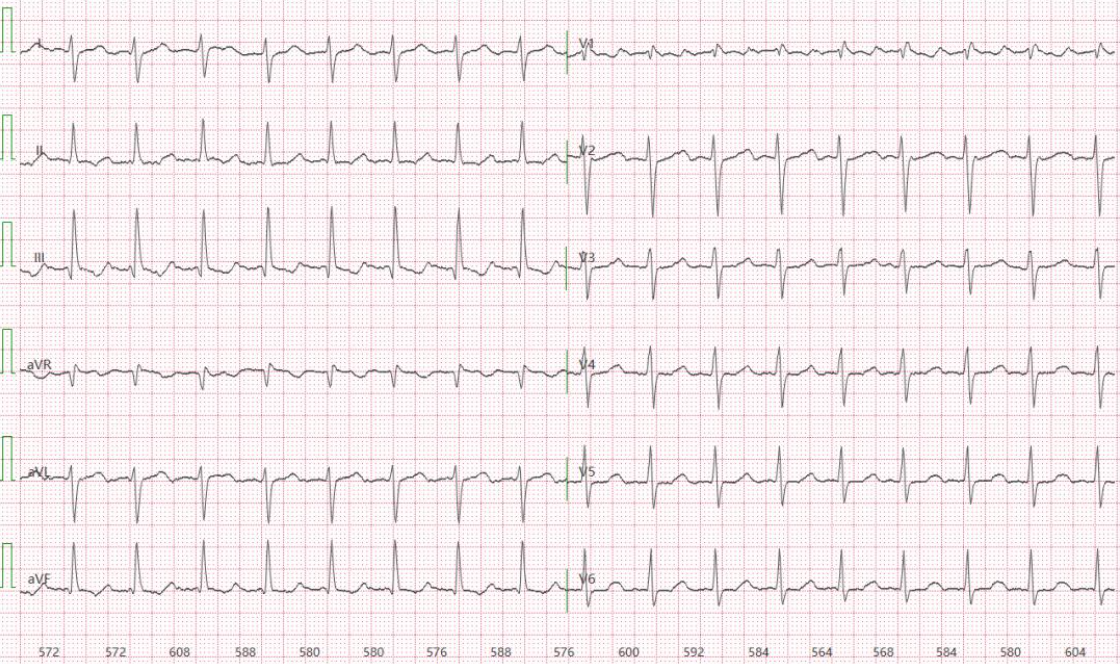
#> input picture upecg/ecg1.png, 1120 x 664 px, found by its file name
$ python ecg_img.py
#> lines starting #> are read from the running program, lines starting #| are printed output that depends on the picture; after the words box and inside, x2 and y2 are one past the last pixel; in counts of white or black regions, pixels touching at a corner belong together
import cv2
import numpy as np
from scipy import signal, ndimage
from scipy.interpolate import interp1d
import matplotlib.pyplot as plt
from typing import Dict, List, Tuple, Optional
import pandas as pd


class ECGImageExtractor:
    """
    从心电图图像中提取信号的完整解决方案
    支持标准12导联心电图截图
    """

    def __init__(self,
                 paper_speed: float = 25.0,  # mm/s
                 paper_gain: float = 10.0,   # mm/mV
                 sampling_rate: int = 500):   # Hz
        """
        初始化提取器

        Args:
            paper_speed: 走纸速度 (mm/s)，标准为25或50
            paper_gain: 增益 (mm/mV)，标准为10
            sampling_rate: 目标采样率 (Hz)
        """
        self.paper_speed = paper_speed
        self.paper_gain = paper_gain
        self.sampling_rate = sampling_rate

        # 标准心电图网格参数
        self.small_grid_mm = 1.0  # 小格1mm
        self.large_grid_mm = 5.0  # 大格5mm

        self.image = None
        self.gray_image = None
        self.grid_removed = None
        self.signals = {}
        self.lead_positions = {}

        # 标准12导联名称
        self.standard_leads = ['I', 'II', 'III', 'aVR', 'aVL', 'aVF',
                              'V1', 'V2', 'V3', 'V4', 'V5', 'V6']

    def load_image(self, image_path: str):
        """
        加载心电图图像

        Args:
            image_path: 图像文件路径
        """
#> called with image_path = 'ecg1.png'
        self.image = cv2.imread(image_path)
#> self.image is the input picture: shape (664, 1120, 3); mean B, G, R 238, 235.4, 243.6
        if self.image is None:
            raise ValueError(f"无法加载图像: {image_path}")

        self.gray_image = cv2.cvtColor(self.image, cv2.COLOR_BGR2GRAY)
        print(f"✓ 图像加载成功: {self.image.shape}")
#| ✓ 图像加载成功: (664, 1120, 3)

        return self.image

    def detect_grid_spacing(self) -> Tuple[float, float]:
        """
        自动检测网格间距（像素）

        Returns:
            (horizontal_spacing, vertical_spacing) 像素间距
        """
        # 使用霍夫变换检测网格线
        edges = cv2.Canny(self.gray_image, 30, 100)
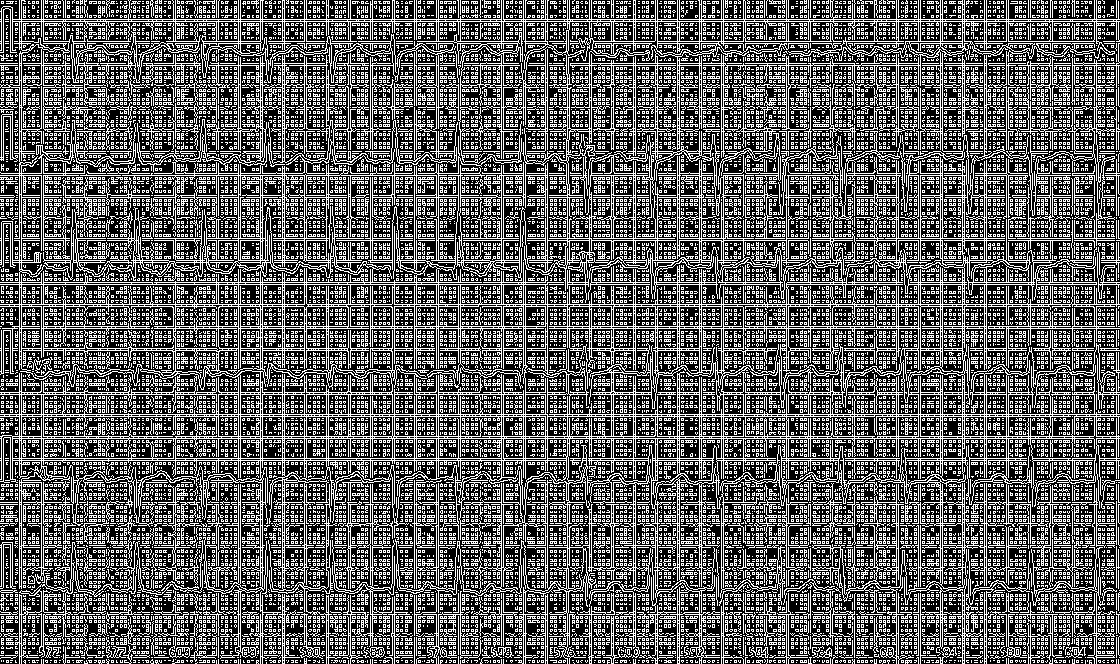
#> edges: shape (664, 1120); 37.5% white in thin lines or dots

        # 检测水平线
        horizontal_kernel = cv2.getStructuringElement(cv2.MORPH_RECT, (40, 1))
        horizontal_lines = cv2.morphologyEx(edges, cv2.MORPH_OPEN, horizontal_kernel)
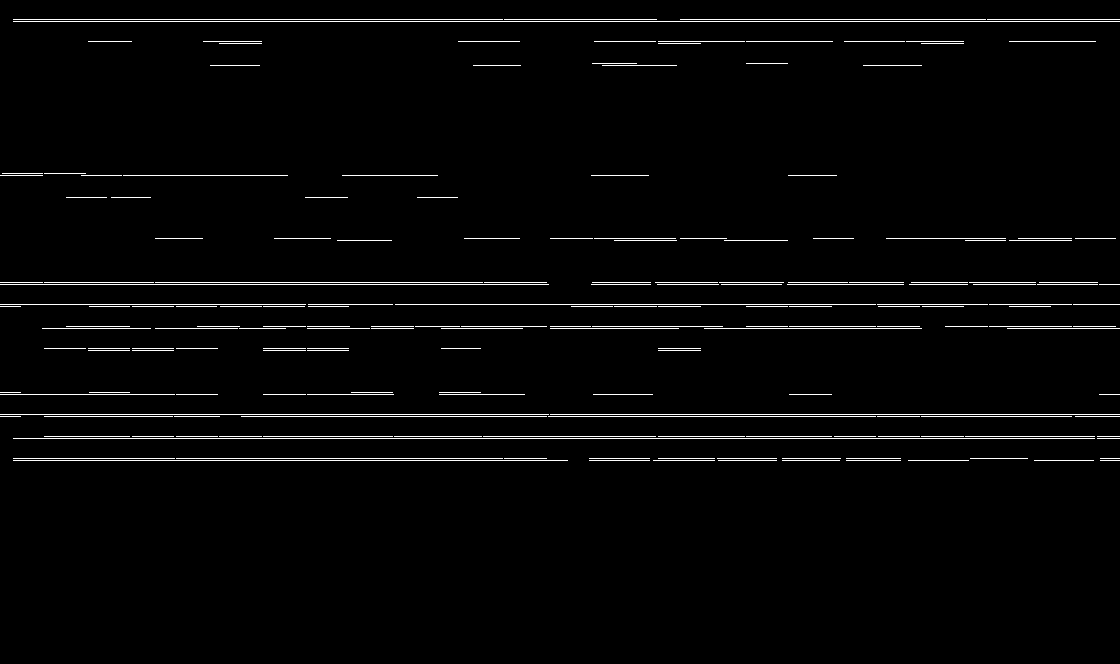
#> horizontal_lines: shape (664, 1120); 2.4% white in thin lines or dots, all inside (x1, y1, x2, y2) = (0, 19, 1120, 461)

        # 检测垂直线
        vertical_kernel = cv2.getStructuringElement(cv2.MORPH_RECT, (1, 40))
        vertical_lines = cv2.morphologyEx(edges, cv2.MORPH_OPEN, vertical_kernel)
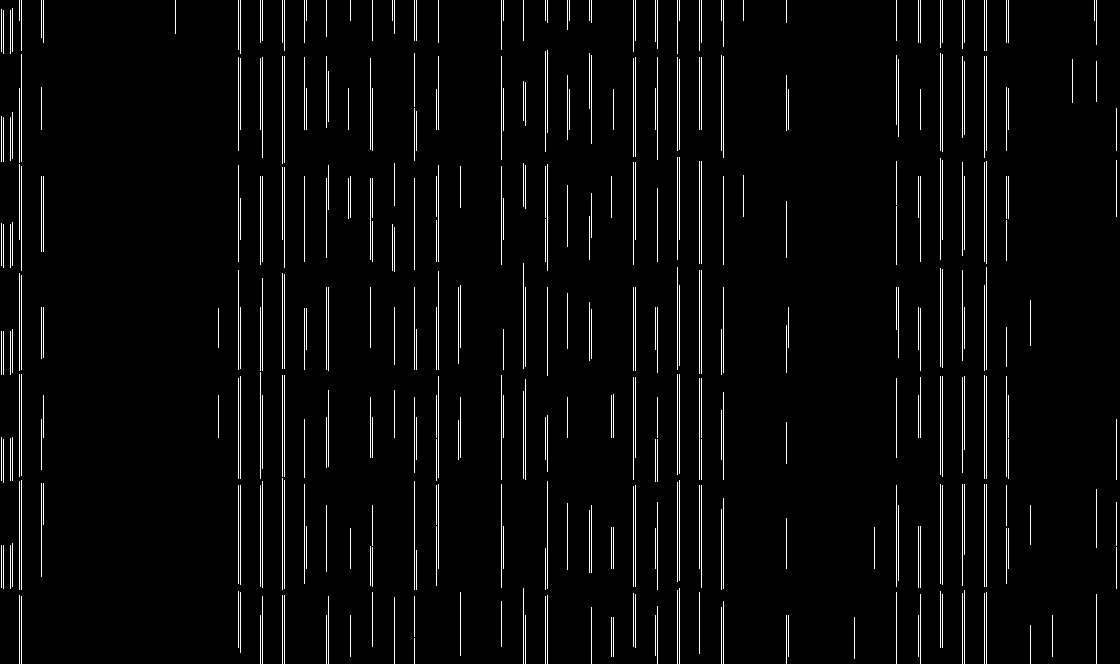
#> vertical_lines: shape (664, 1120); 3.6% white in thin lines or dots

        # 计算水平方向的网格间距
        h_projection = np.sum(horizontal_lines, axis=1)
#> h_projection = 664 values, max 285345 at index 414, min 0 at index 0, mean 6868.1
        h_peaks, _ = signal.find_peaks(h_projection, distance=10)
#> h_peaks = [21, 41, 65, 175, 197, 238, 284, 304, 328, 348, 394, 414, 438, 460]
        if len(h_peaks) > 1:
            h_spacing = np.median(np.diff(h_peaks))
#> h_spacing = 24
        else:
            h_spacing = 20  # 默认值

        # 计算垂直方向的网格间距
        v_projection = np.sum(vertical_lines, axis=0)
#> v_projection = 1120 values, max 162945 at index 21, min 0 at index 0, mean 6070.1
        v_peaks, _ = signal.find_peaks(v_projection, distance=10)
#> v_peaks = 42 values from 3 to 1116
        if len(v_peaks) > 1:
            v_spacing = np.median(np.diff(v_peaks))
#> v_spacing = 22
        else:
            v_spacing = 20  # 默认值

        print(f"✓ 检测到网格间距: 水平={h_spacing:.1f}px, 垂直={v_spacing:.1f}px")
#| ✓ 检测到网格间距: 水平=24.0px, 垂直=22.0px

        # 估计大格的像素数（5个小格）
        self.pixels_per_large_grid_h = h_spacing * 5
#> self.pixels_per_large_grid_h = 120
        self.pixels_per_large_grid_v = v_spacing * 5
#> self.pixels_per_large_grid_v = 110
        self.pixels_per_mm_h = h_spacing
#> self.pixels_per_mm_h = 24
        self.pixels_per_mm_v = v_spacing
#> self.pixels_per_mm_v = 22

        return h_spacing, v_spacing

    def remove_grid(self,
                   method: str = 'morphology',
                   grid_color_threshold: int = 180) -> np.ndarray:
        """
        去除网格线，保留心电波形

        Args:
            method: 去除方法 ('morphology', 'color', 'adaptive')
            grid_color_threshold: 网格颜色阈值（用于color方法）

        Returns:
            去除网格后的图像
        """
#> called with method = 'adaptive', grid_color_threshold = 180
        if method == 'color':
            # 基于颜色的网格去除（适用于彩色网格）
            # 将粉红色网格变为白色
            hsv = cv2.cvtColor(self.image, cv2.COLOR_BGR2HSV)

            # 定义粉红色范围
            lower_pink = np.array([140, 20, 100])
            upper_pink = np.array([180, 255, 255])

            mask = cv2.inRange(hsv, lower_pink, upper_pink)
            self.grid_removed = self.gray_image.copy()
            self.grid_removed[mask > 0] = 255

        elif method == 'morphology':
            # 基于形态学的网格去除
            # 二值化
            _, binary = cv2.threshold(self.gray_image, 0, 255,
                                     cv2.THRESH_BINARY + cv2.THRESH_OTSU)

            # 反转（让波形为白色）
            binary_inv = cv2.bitwise_not(binary)

            # 检测并去除细线（网格）
            # 水平线
            horizontal_kernel = cv2.getStructuringElement(cv2.MORPH_RECT, (40, 1))
            horizontal_lines = cv2.morphologyEx(binary_inv, cv2.MORPH_OPEN,
                                               horizontal_kernel, iterations=2)

            # 垂直线
            vertical_kernel = cv2.getStructuringElement(cv2.MORPH_RECT, (1, 40))
            vertical_lines = cv2.morphologyEx(binary_inv, cv2.MORPH_OPEN,
                                             vertical_kernel, iterations=2)

            # 组合网格线
            grid_lines = cv2.add(horizontal_lines, vertical_lines)

            # 从原图中去除网格
            self.grid_removed = cv2.subtract(binary_inv, grid_lines)

        elif method == 'adaptive':
            # 自适应方法：结合颜色和形态学
            # 先用颜色方法
            gray_filtered = self.gray_image.copy()

            # 将浅色区域（网格）增强为白色
            gray_filtered[gray_filtered > grid_color_threshold] = 255
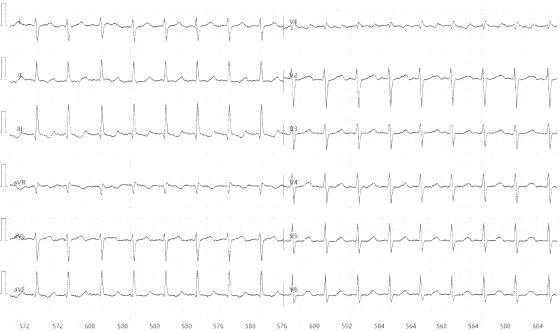
#> gray_filtered: shape (664, 1120) (shown at 1/2 size); min 60, max 255, mean 251.1

            # 再用形态学清理
            _, binary = cv2.threshold(gray_filtered, 127, 255, cv2.THRESH_BINARY_INV)
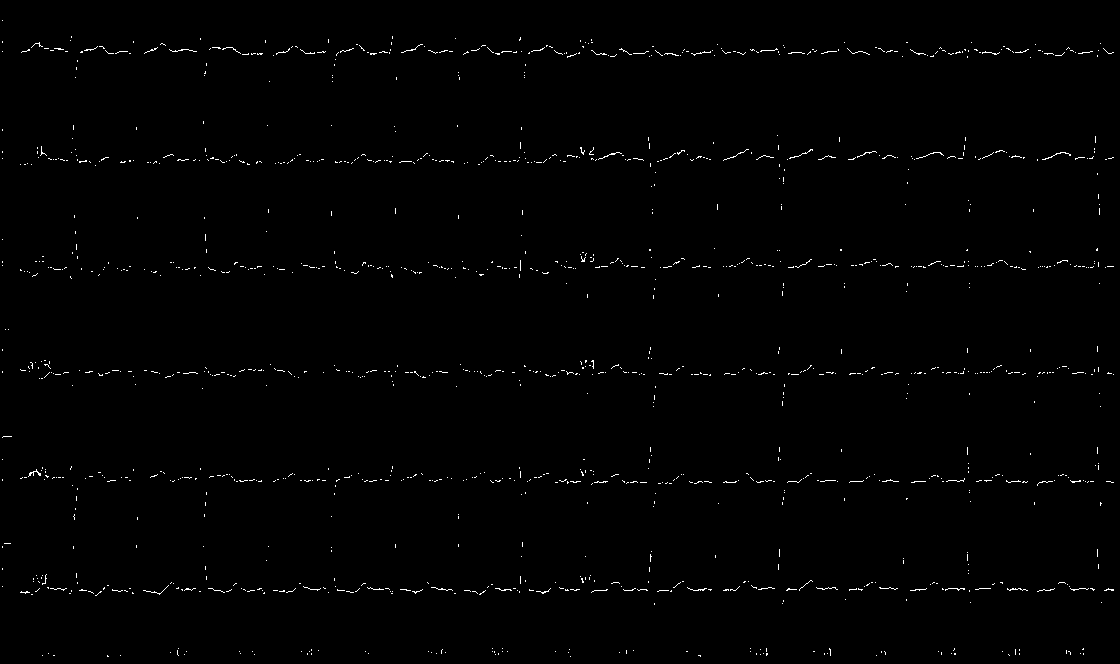
#> binary: shape (664, 1120); 0.75% white in thin lines or dots

            # 去除小的噪点
            kernel = cv2.getStructuringElement(cv2.MORPH_ELLIPSE, (3, 3))
            self.grid_removed = cv2.morphologyEx(binary, cv2.MORPH_OPEN, kernel)
#> self.grid_removed: shape (664, 1120); 0% white in thin lines or dots, all inside (x1, y1, x2, y2) = (29, 472, 41, 476)
#> (the rest of the program and of its run is left out)
